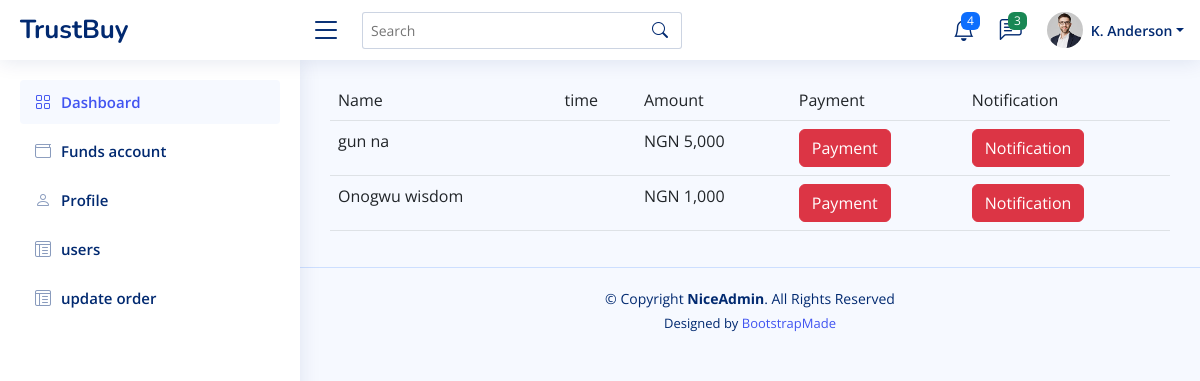
/trustadmin/funds.php, run on the app's committed database.
### tables this page shows
CREATE TABLE `deposit` (
  `id` int(255) NOT NULL,
  `user` varchar(999) DEFAULT NULL,
  `amount` varchar(999) DEFAULT NULL,
  `time` varchar(999) DEFAULT NULL,
  `status` varchar(999) DEFAULT NULL
);

CREATE TABLE `signup` (
  `id` int(255) NOT NULL,
  `firstname` varchar(999) DEFAULT NULL,
  `lastname` varchar(999) DEFAULT NULL,
  `email` varchar(999) DEFAULT NULL,
  `number` varchar(999) DEFAULT NULL,
  `state` varchar(999) DEFAULT NULL,
  `city` varchar(999) DEFAULT NULL,
  `password` varchar(999) DEFAULT NULL,
  `date` varchar(999) DEFAULT NULL
);

### trustadmin/funds.php (the view, shortened to what this page needs)
<!DOCTYPE html>
<html lang="en">
<head>
  <link href="assets/vendor/bootstrap/css/bootstrap.min.css" rel="stylesheet">
  <link href="assets/vendor/bootstrap-icons/bootstrap-icons.css" rel="stylesheet">
  <link href="assets/vendor/boxicons/css/boxicons.min.css" rel="stylesheet">
  <link href="assets/vendor/quill/quill.snow.css" rel="stylesheet">
  <link href="assets/vendor/quill/quill.bubble.css" rel="stylesheet">
  <link href="assets/vendor/remixicon/remixicon.css" rel="stylesheet">
  <link href="assets/vendor/simple-datatables/style.css" rel="stylesheet">
  <link href="assets/css/style.css" rel="stylesheet">
  <link rel="stylesheet" type="text/css" href="css/sweetalert.css">
</head>
<body>
<?php  include "head.php" ?>
    <?php  include "side.php" ?>
  <main id="main" class="main table-responsive">
    <table class="table">
        <tr>
          <td>Name</td>
          <td>time</td>
          <td>Amount</td>
          <td>Payment</td>
          <td>Notification</td>
        </tr>
     <?php $sql=mysqli_query($conn,"select * from deposit where 1");
   while ($arr=mysqli_fetch_array($sql)) {
   $amount=$arr['amount'];
   $user=$arr['user'];
    $id=$arr['id'];
   $slx=mysqli_query($conn,"select * from signup where id='$user'");
   $er=mysqli_fetch_array($slx);
   $firstname=$er['firstname'];
   $lastname=$er['lastname'];
          ?>
        <tr>
          <td><?php  echo $firstname." ".$lastname?></td>
          <td><?php echo $rela;  ?></td>
          <td>NGN <?php  echo number_format($amount);?></td>
          <td><button class="btn btn-danger" onclick="kkp('<?php echo  $id;?>')">Payment</button></td>
          <td><button class="btn btn-danger" onclick="kkn('<?php echo  $user;?>')">Notification</button></td>
        </tr>
      <?php   } ?>
    </table>
  </main>
  <footer id="footer" class="footer">
    <div class="copyright">
      &copy; Copyright <strong><span>NiceAdmin</span></strong>. All Rights Reserved
    </div>
    <div class="credits">
      Designed by <a href="https://bootstrapmade.com/">BootstrapMade</a>
    </div>
  </footer>
</body>
</html>

### trustadmin/assets/css/style.css (style rules this page uses)
:root { scroll-behavior: smooth; }
body { font-family: "Open Sans", sans-serif; background: #f6f9ff; color: #444444; }
a { color: #4154f1; text-decoration: none; }
#main { margin-top: 60px; padding: 20px 30px; transition: all 0.3s; }
@media (min-width: 1200px) { #main, #footer { margin-left: 300px; } }
.footer { padding: 20px 0; font-size: 14px; transition: all 0.3s; border-top: 1px solid #cddfff; }
.footer .copyright { text-align: center; color: #012970; }
.footer .credits { padding-top: 5px; text-align: center; font-size: 13px; color: #012970; }

### data on the page
deposit: signup.firstname "gun", signup.lastname "na", amount "5,000"
deposit: signup.firstname "Onogwu", signup.lastname "wisdom", amount "1,000"
